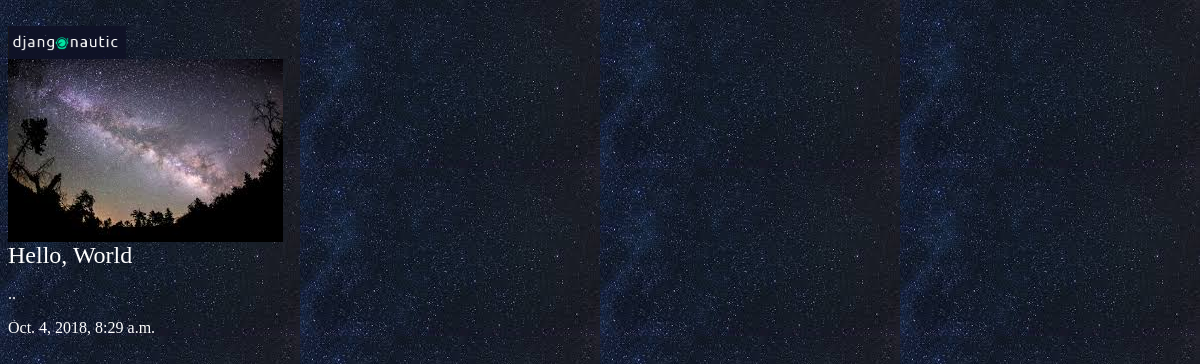
/articles/hello-world, run on the app's committed database.
### articles/models.py (models this page shows, shortened)
class Article(models.Model):
    title = models.CharField(max_length=100)
    slug = models.SlugField()
    body = models.TextField()
    date = models.DateTimeField(auto_now_add=True)
    thumb = models.ImageField(default="default.png",blank=True)

### articles/views.py (the view)
# urls.py: path('<slug>', views.article_detail, name="detail"),
def article_detail(request,slug):
    article=Article.objects.get(slug=slug)
    return render(request, 'articles/article_detail.html',{'article':article})

### articles/templates/articles/article_detail.html
{% extends 'base_layout.html' %}
{% block content %}
<div class="article-detail">
    <div class="article">
        <img src="{{article.thumb.url}}"/>
        <h2>{{article.title}}</h2>
        <p>{{article.body}}</p>
        <p>{{article.date}}</p>
    </div>
</div>
{% endblock %}

### assets/styles.css (style rules this page uses)
body { background-color: #0f121f; background-image:url(images.jpg); background-repeat:repeat; color:#fff; }
h1,h2,h3,h4,h5 { font-weight: normal; margin: 0; }

### data on the page
Article: thumb (picture), title "Hello, World", body "..", date "Oct. 4, 2018, 8:29 a.m."
